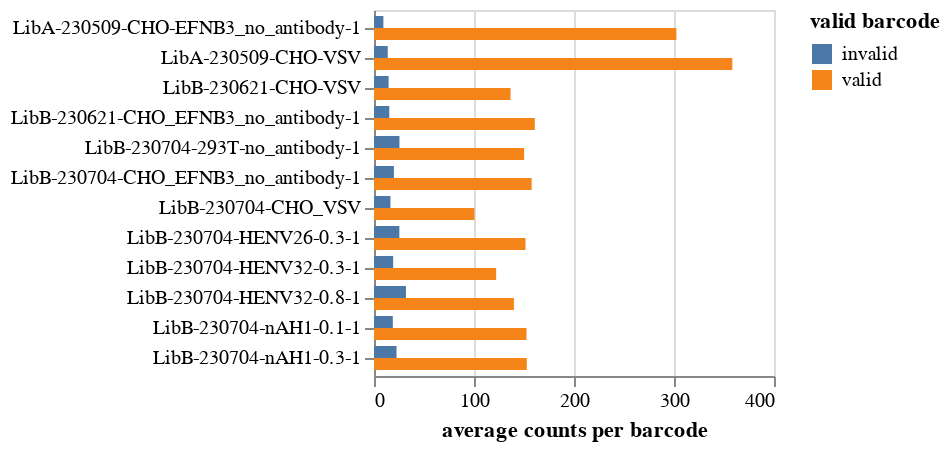

This figure's notebook cell:
### Markdown cell above
## Average valid and invalid counts per barcode
Plot average valid and invalid counts per barcode.
Invalid counts mean parseable barcodes that nonetheless don't map to our library's set of valid barcodes:

### Code cell
# merge valid and invalid counts
counts = pd.concat(
    [
        count_dfs["counts"].assign(valid="valid"),
        count_dfs["invalid"].assign(valid="invalid"),
    ]
)

avg_counts = counts.groupby(["sample", "valid"], as_index=False).aggregate(
    avg_count=pd.NamedAgg("count", "mean")
)

valid_selection = alt.selection_point(fields=["valid"], bind="legend")

avg_counts_chart = (
    alt.Chart(avg_counts)
    .transform_lookup(
        "sample",
        alt.LookupData(barcode_runs, "sample", fields=["date", "library"]),
    )
    .encode(
        x=alt.X("avg_count", title="average counts per barcode"),
        y=alt.Y("sample", title=None, sort=samples),
        yOffset="valid",
        color=alt.Color(
            "valid",
            title="valid barcode",
            scale=alt.Scale(domain=avg_counts["valid"].unique()),
        ),
        tooltip=[
            alt.Tooltip(c, format=".3g") if c == "avg_count" else c
            for c in avg_counts.columns.tolist() + ["library:N", "date:N"]
        ],
    )
    .mark_bar()
    .properties(width=200, height=alt.Step(15, **{"for": "position"}))
    .configure_axis(labelLimit=500)
    .add_params(*selections, valid_selection)
    .transform_filter(valid_selection)
)
for selection in selections:
    avg_counts_chart = avg_counts_chart.transform_filter(selection)

avg_counts_chart

### Figure 1 — Vega-Lite specification as saved in the notebook (floating-point values rounded to 4 significant figures)
{"config": {"view": {"continuousWidth": 300, "continuousHeight": 300}, "axis": {"labelLimit": 500}}, "data": {"name": "data-80dfc4c23dd24ca3cdfb699a55a17867"}, "mark": {"type": "bar"}, "encoding": {"color": {"field": "valid", "scale": {"domain": ["invalid", "valid"]}, "title": "valid barcode", "type": "nominal"}, "tooltip": [{"field": "sample", "type": "nominal"}, {"field": "valid", "type": "nominal"}, {"field": "avg_count", "format": ".3g", "type": "quantitative"}, {"field": "library", "type": "nominal"}, {"field": "date", "type": "nominal"}], "x": {"field": "avg_count", "title": "average counts per barcode", "type": "quantitative"}, "y": {"field": "sample", "sort": ["LibA-230509-CHO-EFNB3_no_antibody-1", "LibA-230509-CHO-VSV", "LibB-230621-CHO-VSV", "LibB-230621-CHO_EFNB3_no_antibody-1", "LibB-230704-293T-no_antibody-1", "LibB-230704-CHO_EFNB3_no_antibody-1", "LibB-230704-CHO_VSV", "LibB-230704-HENV26-0.3-1", "LibB-230704-HENV32-0.3-1", "LibB-230704-HENV32-0.8-1", "LibB-230704-nAH1-0.1-1", "LibB-230704-nAH1-0.3-1"], "title": null, "type": "nominal"}, "yOffset": {"field": "valid", "type": "nominal"}}, "height": {"step": 15, "for": "position"}, "params": [{"name": "param_1", "select": {"type": "point", "fields": ["library"]}, "bind": {"input": "select", "options": [null, "LibA", "LibB"], "labels": ["all", "LibA", "LibB"], "name": "library"}}, {"name": "param_2", "select": {"type": "point", "fields": ["date"]}, "bind": {"input": "select", "options": [null, "2023-05-09", "2023-06-21", "2023-07-04"], "labels": ["all", "2023-05-09", "2023-06-21", "2023-07-04"], "name": "date"}}, {"name": "param_3", "select": {"type": "point", "fields": ["valid"]}, "bind": "legend"}], "transform": [{"lookup": "sample", "from": {"data": {"name": "data-e265a1ca0434239efac7616d8f43bf6e"}, "key": "sample", "fields": ["date", "library"]}}, {"filter": {"param": "param_3"}}, {"filter": {"param": "param_1"}}, {"filter": {"param": "param_2"}}], "width": 200, "$schema": "https://vega.github.io/schema/vega-lite/v5.8.0.json", "datasets": {"data-80dfc4c23dd24ca3cdfb699a55a17867": [{"sample": "LibA-230509-CHO-EFNB3_no_antibody-1", "valid": "invalid", "avg_count": 9.385}, {"sample": "LibA-230509-CHO-EFNB3_no_antibody-1", "valid": "valid", "avg_count": 302.4}, {"sample": "LibA-230509-CHO-VSV", "valid": "invalid", "avg_count": 13.75}, {"sample": "LibA-230509-CHO-VSV", "valid": "valid", "avg_count": 358.3}, {"sample": "LibB-230621-CHO-VSV", "valid": "invalid", "avg_count": 14.6}, {"sample": "LibB-230621-CHO-VSV", "valid": "valid", "avg_count": 136.6}, {"sample": "LibB-230621-CHO_EFNB3_no_antibody-1", "valid": "invalid", "avg_count": 15.27}, {"sample": "LibB-230621-CHO_EFNB3_no_antibody-1", "valid": "valid", "avg_count": 160.8}, {"sample": "LibB-230704-293T-no_antibody-1", "valid": "invalid", "avg_count": 25.45}, {"sample": "LibB-230704-293T-no_antibody-1", "valid": "valid", "avg_count": 150.1}, {"sample": "LibB-230704-CHO_EFNB3_no_antibody-1", "valid": "invalid", "avg_count": 19.91}, {"sample": "LibB-230704-CHO_EFNB3_no_antibody-1", "valid": "valid", "avg_count": 157.6}, {"sample": "LibB-230704-CHO_VSV", "valid": "invalid", "avg_count": 16.45}, {"sample": "LibB-230704-CHO_VSV", "valid": "valid", "avg_count": 100.4}, {"sample": "LibB-230704-HENV26-0.3-1", "valid": "invalid", "avg_count": 25.36}, {"sample": "LibB-230704-HENV26-0.3-1", "valid": "valid", "avg_count": 151.5}, {"sample": "LibB-230704-HENV32-0.3-1", "valid": "invalid", "avg_count": 19.17}, {"sample": "LibB-230704-HENV32-0.3-1", "valid": "valid", "avg_count": 122.2}, {"sample": "LibB-230704-HENV32-0.8-1", "valid": "invalid", "avg_count": 31.95}, {"sample": "LibB-230704-HENV32-0.8-1", "valid": "valid", "avg_count": 140.0}, {"sample": "LibB-230704-nAH1-0.1-1", "valid": "invalid", "avg_count": 18.81}, {"sample": "LibB-230704-nAH1-0.1-1", "valid": "valid", "avg_count": 152.5}, {"sample": "LibB-230704-nAH1-0.3-1", "valid": "invalid", "avg_count": 22.53}, {"sample": "LibB-230704-nAH1-0.3-1", "valid": "valid", "avg_count": 152.8}], "data-e265a1ca0434239efac7616d8f43bf6e": [{"sample": "LibA-230509-CHO-EFNB3_no_antibody-1", "library": "LibA", "date": "2023-05-09"}, {"sample": "LibA-230509-CHO-VSV", "library": "LibA", "date": "2023-05-09"}, {"sample": "LibB-230621-CHO-VSV", "library": "LibB", "date": "2023-06-21"}, {"sample": "LibB-230621-CHO_EFNB3_no_antibody-1", "library": "LibB", "date": "2023-06-21"}, {"sample": "LibB-230704-293T-no_antibody-1", "library": "LibB", "date": "2023-07-04"}, {"sample": "LibB-230704-CHO_EFNB3_no_antibody-1", "library": "LibB", "date": "2023-07-04"}, {"sample": "LibB-230704-CHO_VSV", "library": "LibB", "date": "2023-07-04"}, {"sample": "LibB-230704-HENV26-0.3-1", "library": "LibB", "date": "2023-07-04"}, {"sample": "LibB-230704-HENV32-0.3-1", "library": "LibB", "date": "2023-07-04"}, {"sample": "LibB-230704-HENV32-0.8-1", "library": "LibB", "date": "2023-07-04"}, {"sample": "LibB-230704-nAH1-0.1-1", "library": "LibB", "date": "2023-07-04"}, {"sample": "LibB-230704-nAH1-0.3-1", "library": "LibB", "date": "2023-07-04"}]}}
